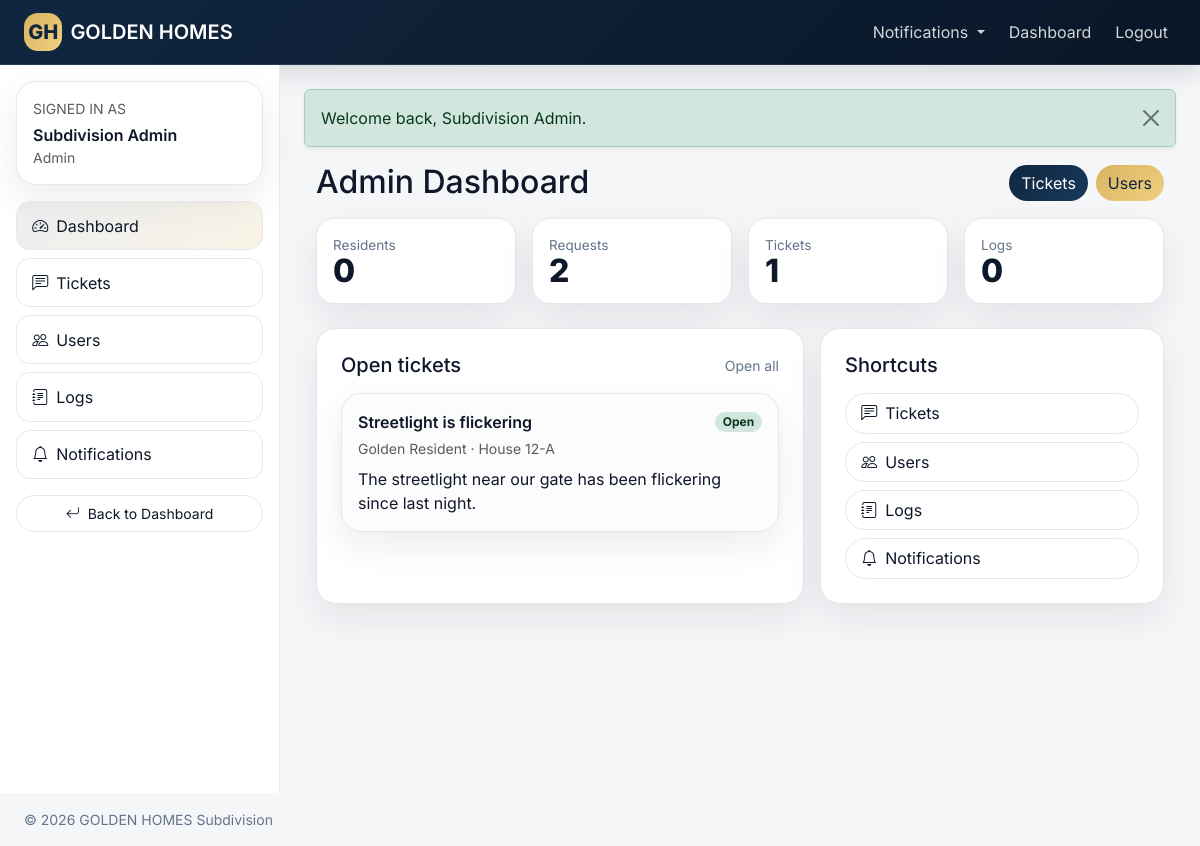
The page /admin/dashboard.php (signed in) on the database its author committed.
### tables this page shows
CREATE TABLE concerns (
    id BIGINT UNSIGNED AUTO_INCREMENT PRIMARY KEY,
    resident_id BIGINT UNSIGNED NULL,
    sender_name VARCHAR(150) NOT NULL,
    sender_role ENUM('resident', 'admin') NOT NULL DEFAULT 'resident',
    house_number VARCHAR(50) NULL,
    subject VARCHAR(150) NOT NULL,
    message TEXT NOT NULL,
    reply TEXT NULL,
    status ENUM('open', 'closed') NOT NULL DEFAULT 'open',
    replied_by BIGINT UNSIGNED NULL,
    replied_at DATETIME NULL,
    created_at TIMESTAMP DEFAULT CURRENT_TIMESTAMP,
    updated_at TIMESTAMP DEFAULT CURRENT_TIMESTAMP ON UPDATE CURRENT_TIMESTAMP,
    CONSTRAINT fk_concerns_resident FOREIGN KEY (resident_id) REFERENCES residents(id) ON DELETE SET NULL,
    CONSTRAINT fk_concerns_replied_by FOREIGN KEY (replied_by) REFERENCES users(id) ON DELETE SET NULL
);

### app/Controllers.php (called while the page is built, shortened)
<?php
class AdminController
{
    public function dashboard(): void
    {
        View::render('admin/dashboard', [
            'pageTitle' => 'Admin Dashboard',
            'stats' => [
                'residents' => count_rows("SELECT COUNT(*) c FROM residents"),
                'requests' => count_rows("SELECT COUNT(*) c FROM visitor_requests"),
                'tickets' => TicketModel::openCount(),
                'logs' => count_rows("SELECT COUNT(*) c FROM gate_logs"),
            ],
            'tickets' => array_slice(TicketModel::all(), 0, 5),
            'logs' => array_slice(GateLogModel::recent(8), 0, 8),
        ]);
    }
}
?>

### admin/dashboard.php (called while the page is built, shortened)
<?php
(new AdminController())->dashboard();

### app/Models.php (called while the page is built, shortened)
<?php
class TicketModel
{
    public static function all(): array
    {
        return Database::pdo()->query("
            SELECT c.*, u.full_name AS replied_by_name
            FROM concerns c
            LEFT JOIN users u ON u.id = c.replied_by
            ORDER BY c.created_at DESC
        ")->fetchAll();
    }
}
?>

### app/views/admin/dashboard.php (the view, shortened to what this page needs)
<?php
include app_path('views/layouts/header.php');
?>
<div class="container-fluid">
    <div class="d-flex justify-content-between align-items-center mb-3">
        <h2 class="mb-0">Admin Dashboard</h2>
        <div class="d-flex gap-2">
            <a class="btn gh-primary rounded-pill" href="<?= e(url('admin/tickets.php')) ?>">Tickets</a>
            <a class="btn gh-gold rounded-pill" href="<?= e(url('admin/users.php')) ?>">Users</a>
        </div>
    </div>
    <div class="row g-3 mb-4">
        <div class="col-md-3 col-6"><div class="gh-stat"><div class="label">Residents</div><div class="value"><?= (int)$stats['residents'] ?></div></div></div>
        <div class="col-md-3 col-6"><div class="gh-stat"><div class="label">Requests</div><div class="value"><?= (int)$stats['requests'] ?></div></div></div>
        <div class="col-md-3 col-6"><div class="gh-stat"><div class="label">Tickets</div><div class="value"><?= (int)$stats['tickets'] ?></div></div></div>
        <div class="col-md-3 col-6"><div class="gh-stat"><div class="label">Logs</div><div class="value"><?= (int)$stats['logs'] ?></div></div></div>
    </div>
    <div class="row g-3">
        <div class="col-lg-7">
            <div class="gh-card p-4 h-100">
                <div class="d-flex justify-content-between align-items-center mb-3">
                    <h5 class="mb-0">Open tickets</h5>
                    <a class="small" href="<?= e(url('admin/tickets.php')) ?>">Open all</a>
                </div>
                <div class="d-grid gap-3">
                    <?php foreach ($tickets as $t): ?>
                        <div class="gh-card-soft p-3">
                            <div class="d-flex justify-content-between align-items-center gap-2 flex-wrap">
                                <div class="fw-semibold"><?= e($t['subject']) ?></div>
                                <span class="badge rounded-pill <?= e(gate_badge($t['status'])) ?>"><?= e(ucfirst($t['status'])) ?></span>
                            </div>
                            <div class="small text-muted mt-1"><?= e($t['sender_name']) ?> · House <?= e($t['house_number']) ?></div>
                            <div class="mt-2"><?= e($t['message']) ?></div>
                        </div>
                    <?php endforeach; ?>
                </div>
            </div>
        </div>
        <div class="col-lg-5">
            <div class="gh-card p-4 h-100">
                <h5 class="mb-3">Shortcuts</h5>
                <div class="d-grid gap-2">
                    <a class="btn gh-btn-soft text-start" href="<?= e(url('admin/tickets.php')) ?>"><i class="bi bi-chat-left-text me-2"></i>Tickets</a>
                    <a class="btn gh-btn-soft text-start" href="<?= e(url('admin/users.php')) ?>"><i class="bi bi-people me-2"></i>Users</a>
                    <a class="btn gh-btn-soft text-start" href="<?= e(url('admin/logs.php')) ?>"><i class="bi bi-journal-text me-2"></i>Logs</a>
                    <a class="btn gh-btn-soft text-start" href="<?= e(url('notifications.php')) ?>"><i class="bi bi-bell me-2"></i>Notifications</a>
                </div>
            </div>
        </div>
    </div>
</div>
<?php
include app_path('views/layouts/footer.php');

### assets/css/app.css (style rules this page uses)
:root { --gh-navy:#10263f; --gh-navy-2:#17395b; --gh-gold:#d9b45f; --gh-gold-2:#efcf82; --gh-bg:#f5f6f8; --gh-surface:#ffffff; --gh-border:#e5e7eb; --gh-text:#0f172a; --gh-muted:#64748b; --gh-shadow:0 14px 36px rgba(15,23,42,.08); --gh-radius:20px; }
* { box-sizing:border-box }
html,body { height:100% }
body { font-family:'Inter',system-ui,-apple-system,BlinkMacSystemFont,'Segoe UI',sans-serif; color:var(--gh-text); background:var(--gh-bg); }
a { text-decoration:none }
small,.small { color:var(--gh-muted) }
.gh-btn-soft { border:1px solid var(--gh-border);background:#fff;border-radius:999px;padding:.45rem .95rem;color:var(--gh-text); }
.gh-sidebar-card,.gh-card,.gh-card-soft,.gh-stat { background:var(--gh-surface);border:1px solid var(--gh-border);border-radius:var(--gh-radius);box-shadow:var(--gh-shadow); }
.gh-primary { background:linear-gradient(135deg,var(--gh-navy),var(--gh-navy-2));border:none;color:#fff }
.gh-gold { background:linear-gradient(135deg,var(--gh-gold),var(--gh-gold-2));border:none;color:var(--gh-navy) }
.gh-card { box-shadow:var(--gh-shadow) }
.gh-card-soft { background:#fcfcfc }
.gh-stat { padding:1rem;border-radius:18px }
.gh-stat .value { font-size:2rem;font-weight:800;line-height:1 }
.gh-stat .label { font-size:.85rem;color:var(--gh-muted) }

### rows shown on the page
concerns: subject "Streetlight is flickering", status "Open", sender_name "Golden Resident", house_number "12-A", message "The streetlight near our gate has been flickering since last night."

### other values the page prints
APP_SHORT "GOLDEN HOMES"
$user['name'] "Subdivision Admin"
$role "Admin"
$label "Dashboard"
$label "Tickets"
$label "Users"
$label "Logs"
$label "Notifications"
$flash['message'] "Welcome back, Subdivision Admin."
$stats['residents'] "0"
$stats['requests'] "2"
$stats['tickets'] "1"
$stats['logs'] "0"
APP_NAME "GOLDEN HOMES Subdivision"
